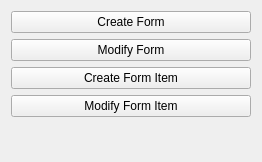
                 <widget class="QWidget" name="page_36">
                  <property name="geometry">
                   <rect>
                    <x>0</x>
                    <y>0</y>
                    <width>262</width>
                    <height>162</height>
                   </rect>
                  </property>
                  <attribute name="label">
                   <string>Forms</string>
                  </attribute>
                  <layout class="QGridLayout" name="gridLayout_36">
                   <item row="3" column="0">
                    <widget class="QPushButton" name="QAct_Modify_Form">
                     <property name="text">
                      <string>Modify Form</string>
                     </property>
                    </widget>
                   </item>
                   <item row="2" column="0">
                    <widget class="QPushButton" name="QAct_Create_Form">
                     <property name="text">
                      <string>Create Form</string>
                     </property>
                    </widget>
                   </item>
                   <item row="4" column="0">
                    <widget class="QPushButton" name="QAct_Create_Form_Item">
                     <property name="text">
                      <string>Create Form Item</string>
                     </property>
                    </widget>
                   </item>
                   <item row="5" column="0">
                    <widget class="QPushButton" name="QAct_Modify_Form_Item">
                     <property name="text">
                      <string>Modify Form Item</string>
                     </property>
                    </widget>
                   </item>
                   <item row="6" column="0">
                    <spacer name="verticalSpacer_25">
                     <property name="orientation">
                      <enum>Qt::Vertical</enum>
                     </property>
                     <property name="sizeHint" stdset="0">
                      <size>
                       <width>101</width>
                       <height>29</height>
                      </size>
                     </property>
                    </spacer>
                   </item>
                  </layout>
                 </widget>
